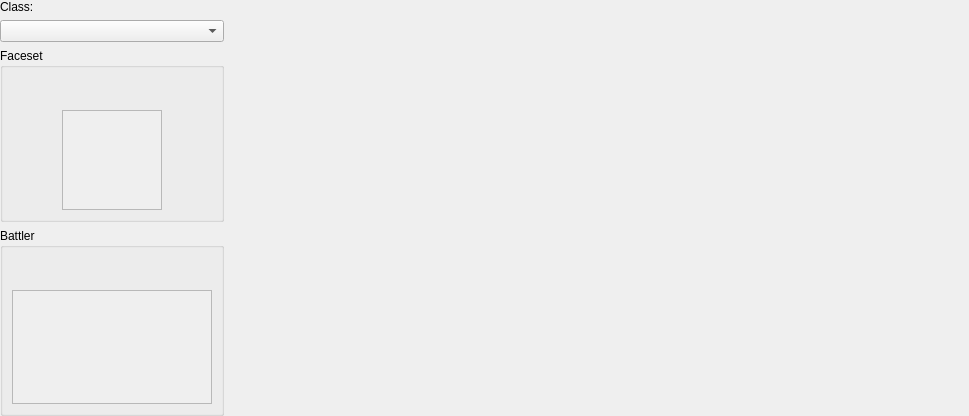
<?xml version="1.0" encoding="UTF-8"?>
<ui version="4.0">
 <class>PanelDatasCharacter</class>
 <widget class="QWidget" name="PanelDatasCharacter">
  <property name="geometry">
   <rect>
    <x>0</x>
    <y>0</y>
    <width>580</width>
    <height>416</height>
   </rect>
  </property>
  <property name="windowTitle">
   <string>Form</string>
  </property>
  <layout class="QGridLayout" name="gridLayout_7">
   <property name="leftMargin">
    <number>0</number>
   </property>
   <property name="topMargin">
    <number>0</number>
   </property>
   <property name="rightMargin">
    <number>0</number>
   </property>
   <property name="bottomMargin">
    <number>0</number>
   </property>
   <item row="0" column="0">
    <layout class="QHBoxLayout" name="horizontalLayout">
     <item>
      <layout class="QVBoxLayout" name="verticalLayout_2" stretch="0,0,0,1">
       <item>
        <widget class="QLabel" name="label_13">
         <property name="text">
          <string>Class:</string>
         </property>
        </widget>
       </item>
       <item>
        <widget class="QComboBox" name="comboBoxClass">
         <property name="minimumSize">
          <size>
           <width>150</width>
           <height>0</height>
          </size>
         </property>
        </widget>
       </item>
       <item>
        <widget class="QGroupBox" name="groupBox_2">
         <property name="title">
          <string>Faceset</string>
         </property>
         <layout class="QGridLayout" name="gridLayout_4">
          <item row="0" column="0">
           <layout class="QGridLayout" name="gridLayout_3">
            <item row="0" column="0" colspan="3">
             <widget class="WidgetPicture" name="widgetPictureFaceset" native="true">
              <property name="minimumSize">
               <size>
                <width>200</width>
                <height>27</height>
               </size>
              </property>
              <property name="maximumSize">
               <size>
                <width>200</width>
                <height>27</height>
               </size>
              </property>
             </widget>
            </item>
            <item row="1" column="0">
             <spacer name="horizontalSpacer_2">
              <property name="orientation">
               <enum>Qt::Horizontal</enum>
              </property>
              <property name="sizeHint" stdset="0">
               <size>
                <width>40</width>
                <height>98</height>
               </size>
              </property>
             </spacer>
            </item>
            <item row="1" column="1">
             <widget class="QScrollArea" name="scrollArea">
              <property name="minimumSize">
               <size>
                <width>100</width>
                <height>100</height>
               </size>
              </property>
              <property name="maximumSize">
               <size>
                <width>100</width>
                <height>100</height>
               </size>
              </property>
              <property name="widgetResizable">
               <bool>true</bool>
              </property>
              <widget class="QWidget" name="scrollAreaWidgetContents">
               <property name="geometry">
                <rect>
                 <x>0</x>
                 <y>0</y>
                 <width>98</width>
                 <height>98</height>
                </rect>
               </property>
               <layout class="QGridLayout" name="gridLayout_2">
                <property name="leftMargin">
                 <number>0</number>
                </property>
                <property name="topMargin">
                 <number>0</number>
                </property>
                <property name="rightMargin">
                 <number>0</number>
                </property>
                <property name="bottomMargin">
                 <number>0</number>
                </property>
                <item row="0" column="0">
                 <widget class="WidgetShowPicture" name="widgetImageFaceset" native="true">
                  <property name="minimumSize">
                   <size>
                    <width>0</width>
                    <height>0</height>
                   </size>
                  </property>
                  <property name="maximumSize">
                   <size>
                    <width>16777215</width>
                    <height>16777215</height>
                   </size>
                  </property>
                 </widget>
                </item>
               </layout>
              </widget>
             </widget>
            </item>
            <item row="1" column="2">
             <spacer name="horizontalSpacer">
              <property name="orientation">
               <enum>Qt::Horizontal</enum>
              </property>
              <property name="sizeHint" stdset="0">
               <size>
                <width>28</width>
                <height>98</height>
               </size>
              </property>
             </spacer>
            </item>
           </layout>
          </item>
         </layout>
        </widget>
       </item>
       <item>
        <widget class="QGroupBox" name="groupBox">
         <property name="title">
          <string>Battler</string>
         </property>
         <layout class="QGridLayout" name="gridLayout_5">
          <item row="0" column="0">
           <layout class="QVBoxLayout" name="verticalLayout">
            <item>
             <widget class="WidgetPicture" name="widgetPictureBattler" native="true">
              <property name="minimumSize">
               <size>
                <width>200</width>
                <height>27</height>
               </size>
              </property>
              <property name="maximumSize">
               <size>
                <width>200</width>
                <height>27</height>
               </size>
              </property>
             </widget>
            </item>
            <item>
             <widget class="QScrollArea" name="scrollArea_2">
              <property name="widgetResizable">
               <bool>true</bool>
              </property>
              <widget class="QWidget" name="scrollAreaWidgetContents_2">
               <property name="geometry">
                <rect>
                 <x>0</x>
                 <y>0</y>
                 <width>198</width>
                 <height>92</height>
                </rect>
               </property>
               <layout class="QGridLayout" name="gridLayout">
                <item row="0" column="0">
                 <widget class="WidgetShowPicture" name="widgetImageBattler" native="true"/>
                </item>
               </layout>
              </widget>
             </widget>
            </item>
           </layout>
          </item>
         </layout>
        </widget>
       </item>
      </layout>
     </item>
     <item>
      <widget class="PanelDatasClass" name="panelDatasClass" native="true">
       <property name="minimumSize">
        <size>
         <width>739</width>
         <height>0</height>
        </size>
       </property>
      </widget>
     </item>
    </layout>
   </item>
  </layout>
 </widget>
 <customwidgets>
  <customwidget>
   <class>WidgetPicture</class>
   <extends>QWidget</extends>
   <header>widgetpicture.h</header>
   <container>1</container>
  </customwidget>
  <customwidget>
   <class>PanelDatasClass</class>
   <extends>QWidget</extends>
   <header>paneldatasclass.h</header>
   <container>1</container>
  </customwidget>
  <customwidget>
   <class>WidgetShowPicture</class>
   <extends>QWidget</extends>
   <header>widgetshowpicture.h</header>
   <container>1</container>
  </customwidget>
 </customwidgets>
 <resources/>
 <connections/>
</ui>
